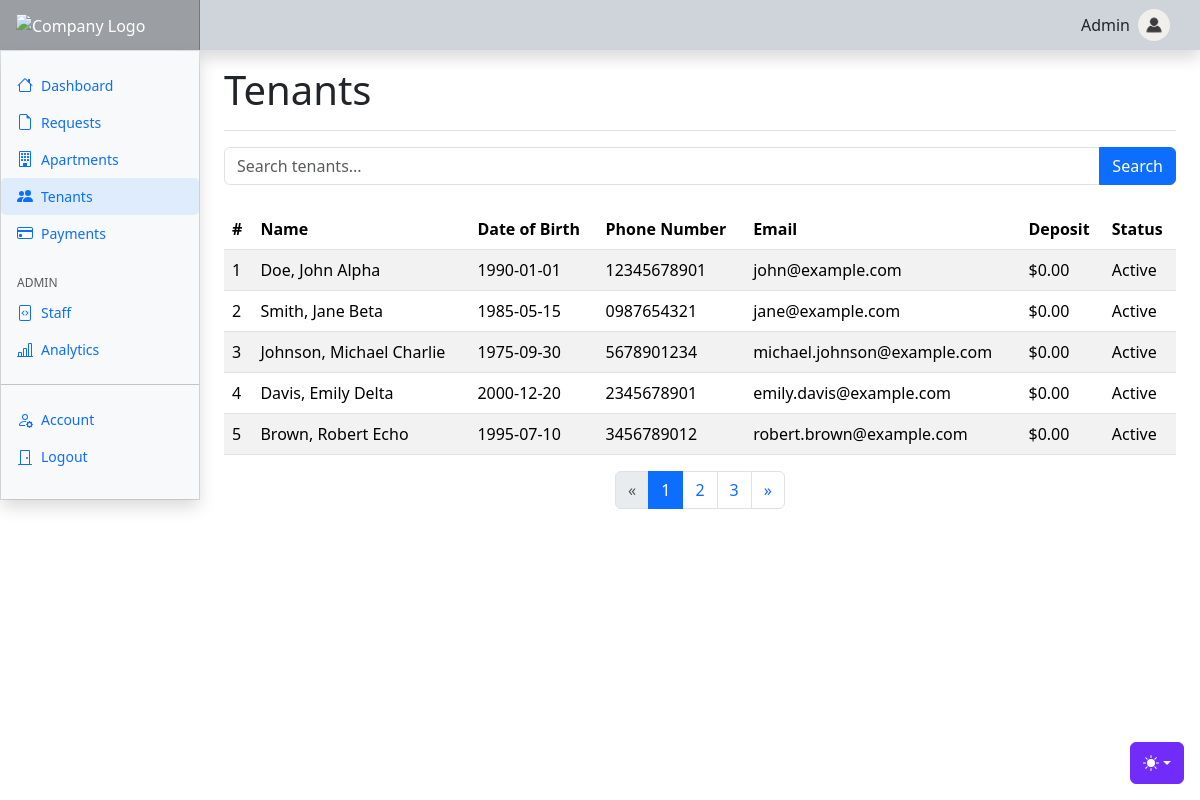
Screenshot of /app/index.php?page=admin.tenants (signed in) with the database file from the repository.
### tables this page shows
CREATE TABLE `user` (
  `user_ID` int(11) NOT NULL,
  `tenant_ID` int(11) DEFAULT NULL,
  `staff_ID` int(11) DEFAULT NULL,
  `username` varchar(255) NOT NULL,
  `password` varchar(255) NOT NULL,
  `userRole` enum('Admin','Manager','Tenant') NOT NULL
);

CREATE TABLE `tenant` (
  `tenant_ID` int(11) NOT NULL,
  `firstName` varchar(255) NOT NULL,
  `lastName` varchar(255) NOT NULL,
  `middleName` varchar(255) DEFAULT NULL,
  `dateOfBirth` date NOT NULL,
  `phoneNumber` varchar(15) NOT NULL,
  `emailAddress` varchar(50) NOT NULL,
  `deposit` decimal(10,2) DEFAULT 0.00,
  `tenantStatus` enum('Active','Inactive') DEFAULT 'Active'
);

### app/views/admin/admin.tenants.php (the view, shortened to what this page needs)
<main class="col-md-9 ms-sm-auto col-lg-10 px-md-4">
    <div class="d-flex justify-content-between flex-wrap flex-md-nowrap align-items-center pt-3 pb-2 mb-3 border-bottom">
        <h1 class="h1">Tenants</h1>
    </div>
    <form class="mb-4" action="<?php echo htmlspecialchars($_SERVER["PHP_SELF"]); ?>" method="GET">
        <div class="input-group">
            <input type="text" class="form-control" placeholder="Search tenants..." name="search">
            <button class="btn btn-primary" type="submit">Search</button>
        </div>
    </form>
    <div class="table-responsive">
    <?php
    include 'core/database.php';
    $search = '';
    $sql = "SELECT * FROM tenant WHERE CONCAT(lastName, ' ', firstName, ' ', middleName) LIKE '%$search%'";
    $result = $conn->query($sql);
    if ($result->num_rows > 0) {
        echo '<table class="table table-striped table-hover">';
        echo '<thead>';
        echo '<tr>';
        echo '<th>#</th>';
        echo '<th>Name</th>';
        echo '<th>Date of Birth</th>';
        echo '<th>Phone Number</th>';
        echo '<th>Email</th>';
        echo '<th>Deposit</th>';
        echo '<th>Status</th>';
        echo '</tr>';
        echo '</thead>';
        echo '<tbody>';
        $count = 1;
        while ($row = $result->fetch_assoc()) {
            echo '<tr>';
            echo '<td>' . $count++ . '</td>';
            echo '<td>' . $row['lastName'] . ', ' . $row['firstName'] . ' ' . $row['middleName'] . '</td>';
            echo '<td>' . $row['dateOfBirth'] . '</td>';
            echo '<td>' . $row['phoneNumber'] . '</td>';
            echo '<td>' . $row['emailAddress'] . '</td>';
            echo '<td>$' . number_format($row['deposit'], 2) . '</td>';
            echo '<td>' . $row['tenantStatus'] . '</td>';
            echo '</tr>';
        }
        echo '</tbody>';
        echo '</table>';
    } else {
        echo 'No tenants found.';
    }
    ?>
    </div>
    <nav aria-label="Page navigation">
        <ul class="pagination justify-content-center">
            <li class="page-item disabled">
                <a class="page-link" href="#" tabindex="-1" aria-disabled="true">
                    <span aria-hidden="true">&laquo;</span>
                </a>
            </li>
            <li class="page-item active" aria-current="page">
                <a class="page-link" href="#">1 <span class="sr-only">(current)</span></a>
            </li>
            <li class="page-item"><a class="page-link" href="#">2</a></li>
            <li class="page-item"><a class="page-link" href="#">3</a></li>
            <li class="page-item">
                <a class="page-link" href="#">
                    <span aria-hidden="true">&raquo;</span>
                </a>
            </li>
        </ul>
    </nav>
</main>

### app/index.php (shortened to what this page needs)
<!doctype html>
<html lang="en" data-bs-theme="light">
<head>
  <link href="assets/dist/css/bootstrap.min.css" rel="stylesheet">
  <link href="assets/src/css/dashboard.css" rel="stylesheet">
  <link href="assets/src/css/themes.css" rel="stylesheet">
</head>
<body>
    <?php
        include ('core/themes.php');
        $role = $_SESSION['role'] ?? 'tenant';
        $dashboardPage = match ($role) {
            'admin' => 'index.php?page=admin.dashboard',
            'manager' => 'index.php?page=manager.dashboard',
            'tenant' => 'index.php?page=tenant.dashboard',
        };
    ?>
  <header class="navbar sticky-top bg-dark-subtle flex-md-nowrap p-0 shadow">
    <a class="navbar-brand col-md-3 col-lg-2 me-0 px-3 fs-6 text-white" href="<?= htmlspecialchars($dashboardPage) ?>">
        <img src="assets/src/svg/c.svg" alt="Company Logo" style="width: 100%; height: 80%">
    </a>
    <ul class="navbar-nav flex-row">
        <?php
            include 'core/database.php';
            $loggedInUserID = $_SESSION['user_id'] ?? null;
            $username = "";
            if ($loggedInUserID) {
                $query = "SELECT username FROM user WHERE user_ID = ?";
                $stmt = $conn->prepare($query);
                $stmt->bind_param('i', $loggedInUserID);
                $stmt->execute();
                $stmt->bind_result($username);
            } else {
                echo "User not logged in.";
            }
        ?>
        <li class="nav-item text-nowrap d-none d-md-flex align-items-center">
            <div class="navbar-nav">
                <span class="px-2"><?= htmlspecialchars($username) ?></span>
            </div>
            <a href="#" id="accountPictureTrigger" data-bs-toggle="modal" data-bs-target="#staffAccountModal">
                <img src="uploads\staff\placeholder.jpg" class="img-fluid rounded-circle" style="width: 32px; height: 32px;" alt="Account Picture">
            </a>
        </li>
    </ul>
  </header>
  <?php
  if (isset($_SESSION['role'])) {
    switch ($_SESSION['role']) {
      case 'admin':
        $sideBar = 'views/admin/admin.sidebar';
        break;
    }
    include $sideBar . '.php';
    if (isset($_GET['page'])) {
        $dashboard = $_GET['page'];
        include 'views/' .  $role . '/' . $dashboard . '.php';
    }
  }
  ?>
  </div>
  </div>
</body>
</html>

### app/core/themes.php (shortened to what this page needs)
<div class="dropdown position-fixed bottom-0 end-0 mb-3 me-3 bd-mode-toggle">
  <button class="btn btn-bd-primary py-2 dropdown-toggle d-flex align-items-center" id="bd-theme" type="button"
    aria-expanded="false" data-bs-toggle="dropdown" aria-label="Toggle theme (auto)">
    <svg class="bi my-1 theme-icon-active" width="1em" height="1em">
      <use href="#circle-half"></use>
    </svg>
  </button>
</div>

### app/views/common/modal.changePassword.php (shortened to what this page needs)
<link href="assets/dist/font-awesome/css/all.min.css" rel="stylesheet">

### app/views/admin/admin.sidebar.php (shortened to what this page needs)
<?php include('views/common/modal.changePassword.php'); ?>
<div class="container-fluid">
    <div class="row">
      <div class="sidebar position-fixed border border-right col-md-3 col-lg-2 p-0 bg-body-tertiary">
        <div class="offcanvas-md offcanvas-end bg-body-tertiary" tabindex="-1" id="sidebarMenu" aria-labelledby="sidebarMenuLabel">
          <div class="offcanvas-body d-md-flex flex-column p-0 pt-lg-3 overflow-y-auto shadow">
            <ul class="nav flex-column">
            <?php
              $currentPage = isset($_GET['page']) ? $_GET['page'] : '';
            ?>
              <li class="nav-item">
                <a class="nav-link d-flex align-items-center gap-2 <?php echo $currentPage === 'admin.dashboard' ? 'selected' : 'highlight'; ?>" aria-current="page" href="index.php?page=admin.dashboard">
                  <svg class="bi" xmlns="http://www.w3.org/2000/svg" width="16" height="16" viewBox="0 0 16 16">
                      <use xlink:href="<?php echo $currentPage === 'admin.dashboard' ? '#house-fill' : '#house'; ?>" />
                  </svg>
                  Dashboard
                </a>
              </li>
              <li class="nav-item">
                <a class="nav-link d-flex align-items-center gap-2 <?php echo $currentPage === 'admin.requests' ? 'selected' : 'highlight'; ?>" aria-current="page" href="?page=admin.requests">
                  <svg class="bi" xmlns="http://www.w3.org/2000/svg" width="16" height="16" viewBox="0 0 16 16">
                      <use xlink:href="<?php echo $currentPage === 'admin.requests' ? '#file-earmark-fill' : '#file-earmark'; ?>" />
                  </svg>
                  Requests
                </a>
              </li>
              <li class="nav-item">
                <a class="nav-link d-flex align-items-center gap-2 <?php echo $currentPage === 'admin.apartments' ? 'selected' : 'highlight'; ?>" aria-current="page" href="index.php?page=admin.apartments">
                  <svg class="bi" xmlns="http://www.w3.org/2000/svg" width="16" height="16" viewBox="0 0 16 16">
                      <use xlink:href="<?php echo $currentPage === 'admin.apartments' ? '#building-fill' : '#building'; ?>" />
                  </svg>
                  Apartments
                </a>
              </li>
              <li class="nav-item">
                <a class="nav-link d-flex align-items-center gap-2 <?php echo $currentPage === 'admin.tenants' ? 'selected' : 'highlight'; ?>" aria-current="page" href="index.php?page=admin.tenants">
                  <svg class="bi" xmlns="http://www.w3.org/2000/svg" width="16" height="16" viewBox="0 0 16 16">
                      <use xlink:href="<?php echo $currentPage === 'admin.tenants' ? '#people-fill' : '#people'; ?>" />
                  </svg>
                  Tenants
                </a>
              </li>
              <li class="nav-item">
                <a class="nav-link d-flex align-items-center gap-2 <?php echo $currentPage === 'admin.payments' ? 'selected' : 'highlight'; ?>" aria-current="page" href="index.php?page=admin.payments">
                  <svg class="bi" xmlns="http://www.w3.org/2000/svg" width="16" height="16" viewBox="0 0 16 16">
                      <use xlink:href="<?php echo $currentPage === 'admin.payments' ? '#credit-card-fill' : '#credit-card'; ?>" />
                  </svg>
                  Payments
                </a>
              </li>
            </ul>
            <h6
              class="sidebar-heading d-flex justify-content-between align-items-center px-3 mt-4 mb-1 text-body-secondary text-uppercase">
              <span>ADMIN</span>
            </h6>
            <ul class="nav flex-column mb-auto">
              <li class="nav-item">
                <a class="nav-link d-flex align-items-center gap-2 <?php echo $currentPage === 'admin.staff' ? 'selected' : 'highlight'; ?>" aria-current="page" href="index.php?page=admin.staff">
                  <svg class="bi" xmlns="http://www.w3.org/2000/svg" width="16" height="16" viewBox="0 0 16 16">
                      <use xlink:href="<?php echo $currentPage === 'admin.staff' ? '#file-code-fill' : '#file-code'; ?>" />
                  </svg>
                  Staff
                </a>
              </li>
              <li class="nav-item">
                <a class="nav-link d-flex align-items-center gap-2 <?php echo $currentPage === 'admin.analytics' ? 'selected' : 'highlight'; ?>" aria-current="page" href="index.php?page=admin.analytics">
                  <svg class="bi" xmlns="http://www.w3.org/2000/svg" width="16" height="16" viewBox="0 0 16 16">
                      <use xlink:href="<?php echo $currentPage === 'admin.analytics' ? '#bar-chart-line-fill' : '#bar-chart-line'; ?>" />
                  </svg>
                  Analytics
                </a>
              </li>
            </ul>
            <hr class="my-3">
          <ul class="nav flex-column mb-auto">
            <li class="nav-item">
                <a class="nav-link d-flex align-items-center gap-2 highlight" href="#" data-bs-toggle="modal" data-bs-target="#staffAccountModal">
                    <svg xmlns="http://www.w3.org/2000/svg" width="16" height="16" fill="currentColor" class="bi bi-person-gear" viewBox="0 0 16 16">
                        <use xlink:href="#person-gear" />
                    </svg>
                    Account
                </a>
            </li>
            <li class="nav-item">
              <a id="logout-link" class="nav-link d-flex align-items-center gap-2 highlight" href="handlers/common/logout.php">
                  <svg id="logout-icon" class="bi" xmlns="http://www.w3.org/2000/svg" width="16" height="16" fill="currentColor" viewBox="0 0 16 16">
                      <use xlink:href="#door-closed" class="door-icon" />
                  </svg>
                  Logout
              </a>
            </li>
          </ul>
          <br>
        </div>
      </div>
    </div>

### app/assets/src/css/dashboard.css (style rules this page uses)
.bi { display: inline-block; width: 1rem; height: 1rem; }
.sidebar .nav-link { font-size: .875rem; font-weight: 500; }
.sidebar-heading { font-size: .75rem; }
.navbar-brand { padding-top: .75rem; padding-bottom: .75rem; background-color: rgba(0, 0, 0, .25); box-shadow: inset -1px 0 0 rgba(0, 0, 0, .25); }
.bi { vertical-align: -.125em; fill: currentColor; }
.btn-bd-primary { --bd-violet-bg: #712cf9; --bd-violet-rgb: 112.520718, 44.062154, 249.437846; --bs-btn-font-weight: 600; --bs-btn-color: var(--bs-white); --bs-btn-bg: var(--bd-violet-bg); --bs-btn-border-color: var(--bd-violet-bg); --bs-btn-hover-color: var(--bs-white); --bs-btn-hover-bg: #6528e0; --bs-btn-hover-border-color: #6528e0; --bs-btn-focus-shadow-rgb: var(--bd-violet-rgb); --bs-btn-active-color: var(--bs-btn-hover-color); --bs-btn-active-bg: #5a23c8; --bs-btn-active-border-color: #5a23c8; }
.bd-mode-toggle { z-index: 1500; }

### app/assets/src/css/themes.css (style rules this page uses)
* { margin: 0px; padding: 0px; }
.bi { vertical-align: -.125em; fill: currentColor; }
.btn-bd-primary { --bd-violet-bg: #712cf9; --bd-violet-rgb: 112.520718, 44.062154, 249.437846; --bs-btn-font-weight: 600; --bs-btn-color: var(--bs-white); --bs-btn-bg: var(--bd-violet-bg); --bs-btn-border-color: var(--bd-violet-bg); --bs-btn-hover-color: var(--bs-white); --bs-btn-hover-bg: #6528e0; --bs-btn-hover-border-color: #6528e0; --bs-btn-focus-shadow-rgb: var(--bd-violet-rgb); --bs-btn-active-color: var(--bs-btn-hover-color); --bs-btn-active-bg: #5a23c8; --bs-btn-active-border-color: #5a23c8; }
.bd-mode-toggle { z-index: 99999; }

### app/index.php (style rules this page uses)
#accountPictureTrigger img { display: block; margin-right: 30px; }

### app/views/admin/admin.sidebar.php (style rules this page uses)
.sidebar, .offcanvas-md { z-index: 1050; }
.selected { background-color: rgba(0, 123, 255, 0.1); border-radius: 5px; }
.highlight { transition: background-color 0.3s; }

### rows the page displays
user: username "Admin"
tenant: lastName "Doe", firstName "John", middleName "Alpha", dateOfBirth "1990-01-01", phoneNumber "12345678901", emailAddress "john@example.com", deposit "0.00", tenantStatus "Active"
tenant: lastName "Smith", firstName "Jane", middleName "Beta", dateOfBirth "1985-05-15", phoneNumber "0987654321", emailAddress "jane@example.com", deposit "0.00", tenantStatus "Active"
tenant: lastName "Johnson", firstName "Michael", middleName "Charlie", dateOfBirth "1975-09-30", phoneNumber "5678901234", emailAddress "michael.johnson@example.com", deposit "0.00", tenantStatus "Active"
tenant: lastName "Davis", firstName "Emily", middleName "Delta", dateOfBirth "2000-12-20", phoneNumber "2345678901", emailAddress "emily.davis@example.com", deposit "0.00", tenantStatus "Active"
tenant: lastName "Brown", firstName "Robert", middleName "Echo", dateOfBirth "1995-07-10", phoneNumber "3456789012", emailAddress "robert.brown@example.com", deposit "0.00", tenantStatus "Active"
